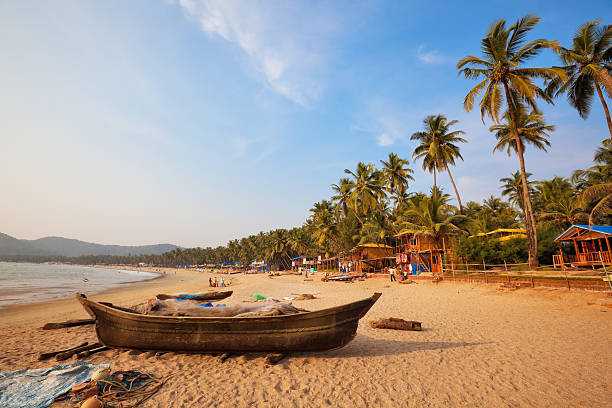
#> input picture OpenCV/Techniques of Image processing/Image arithmetics and bitwise operations/image1.jpg, 612 x 408 px, found by its file name
$ python GLCM_calculation_image_statistics.py   (older library calls are emulated)
#> lines starting #> are read from the running program, lines starting #| are printed output that depends on the picture; long printed decimals are rounded
# -*- coding: utf-8 -*-
"""
Created on Mon Nov  2 10:59:17 2020

@author: elton
"""

import cv2
import skimage.feature as sk
import numpy as np
import matplotlib.pyplot as plt

image1_path=(r'C:/Users/elton/Documents/Computer Vision/Building computer vision applications using ANN/Techniques of image processing/Image arithmetics and bitwise operations/image1.jpg')
image1=cv2.imread(image1_path)
#> image1 is the input picture: shape (408, 612, 3); mean B, G, R 141.3, 149.9, 160.5
image1=cv2.cvtColor(image1, cv2.COLOR_BGR2RGB)
image1=cv2.cvtColor(image1, cv2.COLOR_RGB2GRAY)
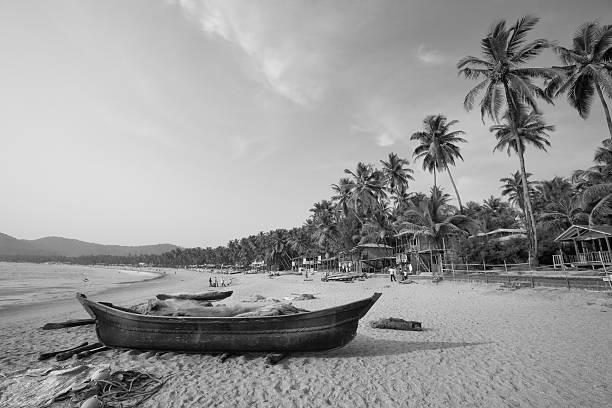
#> image1: shape (408, 612); min 0, max 253, mean 152.1
plt.imshow(image1, cmap='gray')

#calculate GLCM of the grayscale image
glcm=sk.greycomatrix(image1, [2], [0, np.pi/2])
print(glcm)
#> (printed output is left out)

#calculate contrast
contrast=sk.greycoprops(glcm) #default is contrast
#> contrast = [[639.4, 879.5]]
print('Contrast:', contrast)
#| Contrast: [[639.409 879.498]]

#calculate dissimilarity
dissimilarity=sk.greycoprops(glcm, prop='dissimilarity')
#> dissimilarity = [[12.76, 15.47]]
print('Dissimilarity:',dissimilarity)
#| Dissimilarity: [[12.758 15.466]]

#calculate homogeneity
homogeneity=sk.greycoprops(glcm, prop='homogeneity')
#> homogeneity = [[0.373, 0.324]]
print('homogeneity:',homogeneity)
#| homogeneity: [[0.3733 0.324]]

#calculate ASM
ASM=sk.greycoprops(glcm, prop='ASM')
#> ASM = [[0.00199, 0.00155]]
print('ASM:',ASM)
#| ASM: [[0.001995  0.001551]]

#calculate energy
energy=sk.greycoprops(glcm, prop='energy')
#> energy = [[0.0447, 0.0394]]
print('energy:',energy)
#| energy: [[0.04466 0.03939]]

#calculate correlation
correlation=sk.greycoprops(glcm, prop='correlation')
#> correlation = [[0.9, 0.864]]
print('correlation:',correlation)
#| correlation: [[0.9004 0.8636]]

$ run again, with OpenCV/Techniques of Image processing/Image arithmetics and bitwise operations/image2.jpg copied over OpenCV/Techniques of Image processing/Image arithmetics and bitwise operations/image1.jpg
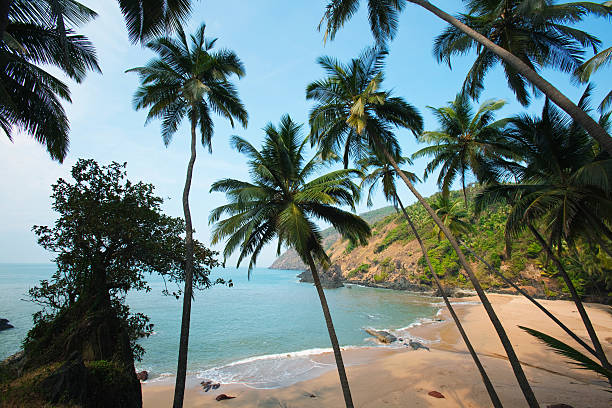
#> input picture OpenCV/Techniques of Image processing/Image arithmetics and bitwise operations/image2.jpg, 612 x 408 px, found by its file name
#> image1 is the input picture: shape (408, 612, 3); mean B, G, R 122.5, 124.5, 106.9
#> `image1=cv2.cvtColor(image1, cv2.COLOR_RGB2GRAY)`:
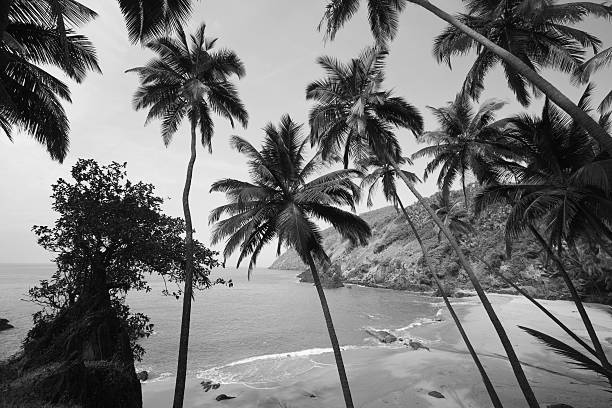
#> image1: shape (408, 612); min 0, max 255, mean 119
#> (printed output is left out)
#> contrast = [[1999.6, 1844.3]]
#| Contrast: [[1999.579 1844.263]]
#> dissimilarity = [[24.57, 24.27]]
#| Dissimilarity: [[24.569  24.272]]
#> homogeneity = [[0.187, 0.159]]
#| homogeneity: [[0.1873 0.159]]
#> ASM = [[0.000309, 0.000238]]
#| ASM: [[0.0003086 0.0002378]]
#> energy = [[0.0176, 0.0154]]
#| energy: [[0.01757 0.01542]]
#> correlation = [[0.823, 0.837]]
#| correlation: [[0.8232 0.8372]]
